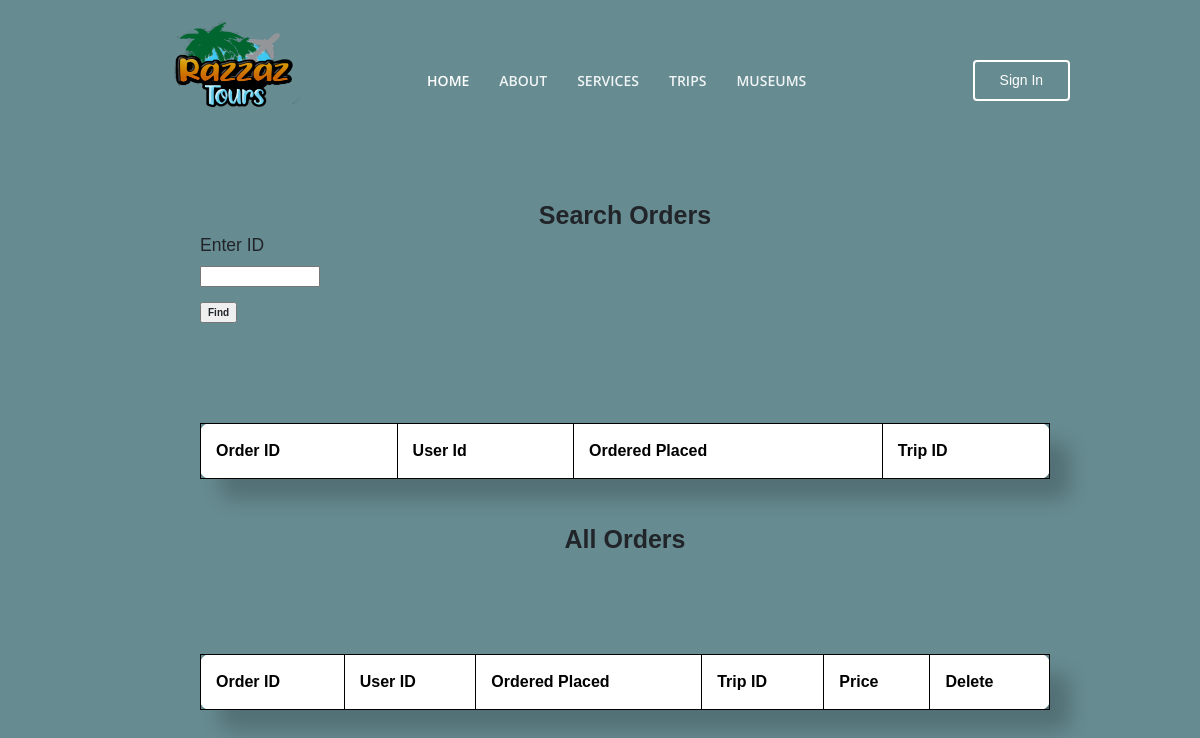
The app's page /orderssH.php, older data.
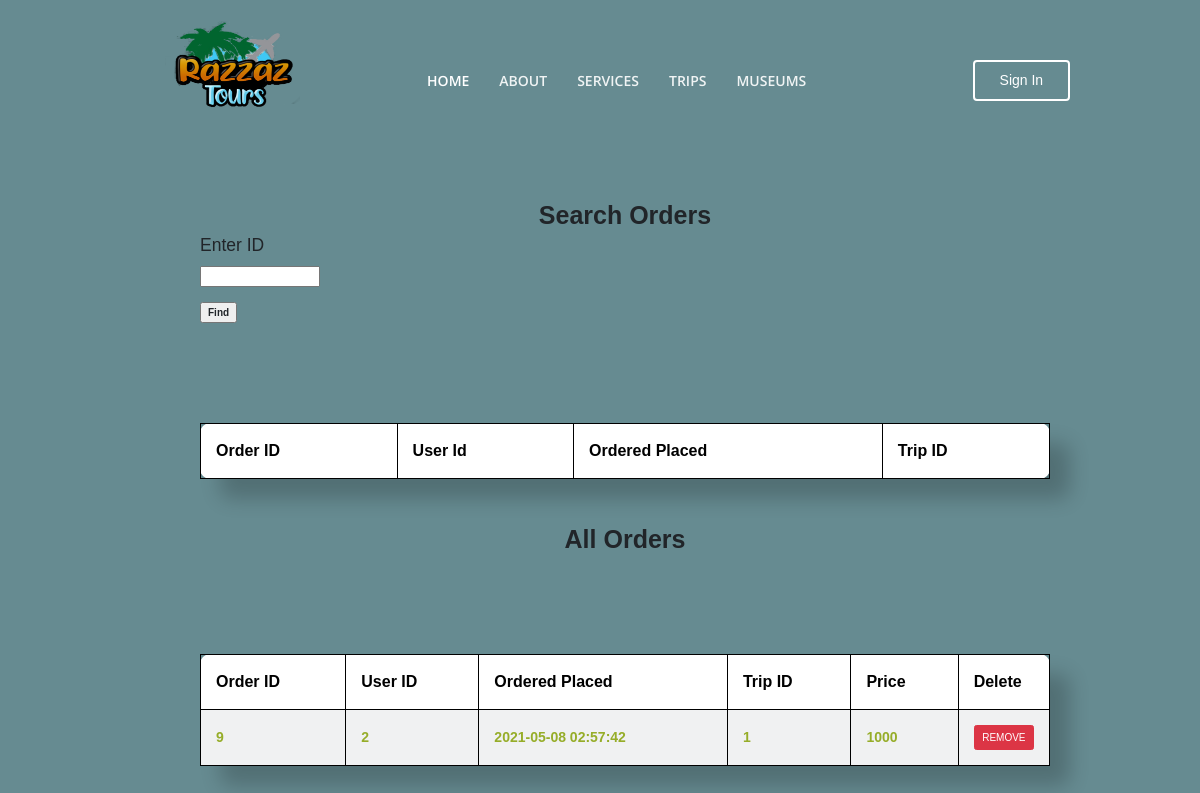
The same page, newer data.
### tables this page shows
CREATE TABLE `orders` (
  `id` int(11) NOT NULL,
  `user_id` int(11) NOT NULL,
  `order_placed` datetime NOT NULL,
  `trip_id` int(11) NOT NULL,
  `price` text NOT NULL
);

### orderssH.php (the view, shortened to what this page needs)
<!DOCTYPE html>
<html>
<head>
	<?php
	include('DB.php');
	?>
  <link rel="stylesheet" href="https://maxcdn.bootstrapcdn.com/bootstrap/3.3.7/css/bootstrap.min.css">
<div class="h" > <h1><b> Search Orders<b> </h1></div>
</head>
<body>
   <form  method = "post">
     <div class = "div1">
     <label> <h3>Enter ID</h3> </label> <br> <input type = "number" name = "name" class = "txtStyle" min="1"> <br> <br>
     <div class = "div2">
     <input type = "submit" name = "search" value = "Find" class = "btnStyle">
     </div>
     </div>
   </form>
<table class="mx-auto" id="f">
      <tr>
          <th> Order ID </th>
          <th> User Id</th>
          <th> Ordered Placed </th>
          <th> Trip ID </th>
      </tr>
    </table>
  <header >
     <?php
     include'NavBarH.php';
     ?>
  </header>
<link rel="stylesheet" href="orders.css">
<br>
<br>
<h1 style="text-align: center;"> <b>All Orders</b> </h1>
<form method = "post">
<table class="mx-auto" id="f">
  <thead>
    <tr>
    <th scope="col">Order ID</th>
      <th scope="col">User ID</th>
      <th scope="col">Ordered Placed</th>
      <th scope="col">Trip ID</th>
      <th scope="col">Price</th>
      <th scope="col">Delete </th>
    </tr>
  </thead>
  <tbody>
    <?php
     $query = "SELECT * FROM orders";
     $result = mysqli_query($conn,$query);
      while($row = $result -> fetch_array(MYSQLI_ASSOC)) {
          $id = $row['id'];
          $user_id = $row['user_id'];
          $date = $row['order_placed'];
          $trip = $row['trip_id'];
          $price = $row['price'];
		?>
	<tr>
    <td><?php echo $id; ?></td>
		<td><?php echo $user_id; ?></td>
		<td><?php echo $date; ?></td>
        <td><?php echo $trip; ?></td>
        <td><?php echo $price; ?></td>
      <td style="width: 80px" ><button value="delete" name="delete" class="btn btn-danger" onClick="(function(){window.location='orderssH.php';});return false;">REMOVE</button> </td>
	</tr>
	<?php
    }
    ?>
  </tbody>
</table>
</form>
</body>
</html>

### NavBarH.php (shortened to what this page needs)
<html>
<head>
  <link href="NavBar.css" rel="stylesheet">
</head>
<body>
 <header id="header" class="fixed-top ">
    <div class="container-fluid d-flex align-items-center justify-content-between">
       <a href="HomePage.php" class="logo"><img src="assets/img/navv1.png" alt=""  class="img-fluid" ></a>
      <nav class="nav-menu d-none d-lg-block">
        <ul >
          <li class="active"><a href="HomePage.php">Home</a></li>
          <li><a href="HomePage.php#about-boxes">About</a></li>
          <li><a href="HomePage.php#services">SERVICES</a></li>
          <li><a href="DestinationH.php">Trips</a></li>
          <li><a href="Museum_CategoryH.php">Museums</a></li>
          <li class="drop-down" id="links">
          </li>
        </ul>
      </nav>
<div id="signIn">
      <a href="SignInH.php" class="get-started-btn" style="text-decoration: none;">Sign In</a>
    </div>
     </div>
  </header>
  </body>
  <link href="assets/vendor/bootstrap/css/bootstrap.min.css" rel="stylesheet">
  <link href="assets/vendor/icofont/icofont.min.css" rel="stylesheet">
  <link href="assets/vendor/boxicons/css/boxicons.min.css" rel="stylesheet">
  <link href="assets/vendor/venobox/venobox.css" rel="stylesheet">
  <link href="assets/vendor/remixicon/remixicon.css" rel="stylesheet">
  <link href="assets/vendor/owl.carousel/assets/owl.carousel.min.css" rel="stylesheet">
  <link href="assets/vendor/aos/aos.css" rel="stylesheet">
    </html>

### NavBar.css (style rules this page uses)
#header { transition: all 0.5s; z-index: 997; padding: 20px 0; height: 110px; }
#header .logo { font-size: 32px; margin: 0; padding: 0; line-height: 1; font-weight: 700; letter-spacing: 2px; }
#header .logo img { margin-left: 50px; height: 120px; max-height: 120px; width: 140px; }
.nav-menu ul { margin: 0; padding: 0; list-style: none; }
.nav-menu > ul { display: flex; background-color: none; }
.nav-menu > ul > li { position: relative; white-space: nowrap; padding: 10px 12px; }
.nav-menu a { text-decoration: none; display: block; position: relative; color: rgba(255, 255, 255, 0.9); transition: 0.3s; font-size: 14px; font-family: "Open Sans", sans-serif; text-transform: uppercase; font-weight: 600; padding: 0 3px; }
.nav-menu > ul > li > a:before { text-decoration: none; content: ""; position: absolute; width: 100%; height: 2px; bottom: -6px; left: 0; background-color: #83cf27; visibility: hidden; width: 0px; transition: all 0.3s ease-in-out 0s; }
.nav-menu a:hover, .nav-menu .active > a, .nav-menu li:hover > a { color: #fff; text-decoration: none; }
.get-started-btn { margin-left: 20px; margin-right: 15px; color: #fff; border-radius: 4px; padding: 8px 25px; white-space: nowrap; transition: 0.3s; font-size: 14px; display: inline-block; border: 2px solid #fff; text-decoration: none; font-weight: 500; }

### orders.css (style rules this page uses)
.h { margin-top: 100px; text-align:center; }
body { background-color: #668B91; font-family: Helvetica; font-size: 100%; display: block; padding-top: 100px; padding-right:150px; padding-left:200px; display: block; }
#f { margin-top: 100px; background-color: white; font-size: 14px; width: 100%; color: black; border-radius: 10px; margin-bottom: 15px; background: #fff; box-shadow: 20px 20px 20px rgba(0, 0, 0, 0.2); padding: 30px; }
th, td { padding: 15px; }
td { color: #96ad29; background-color:#F0F1F2; }
th { font-size: 16px; }

### orderssH.php (style rules this page uses)
table { border:1px solid #000; }
table td,table th { border:1px solid #000; }

Row changes from the older to the newer data that the page shows:
added orders: id "9", user "2", order_placed "2021-05-08 02:57:42", trip "1", price "1000"
